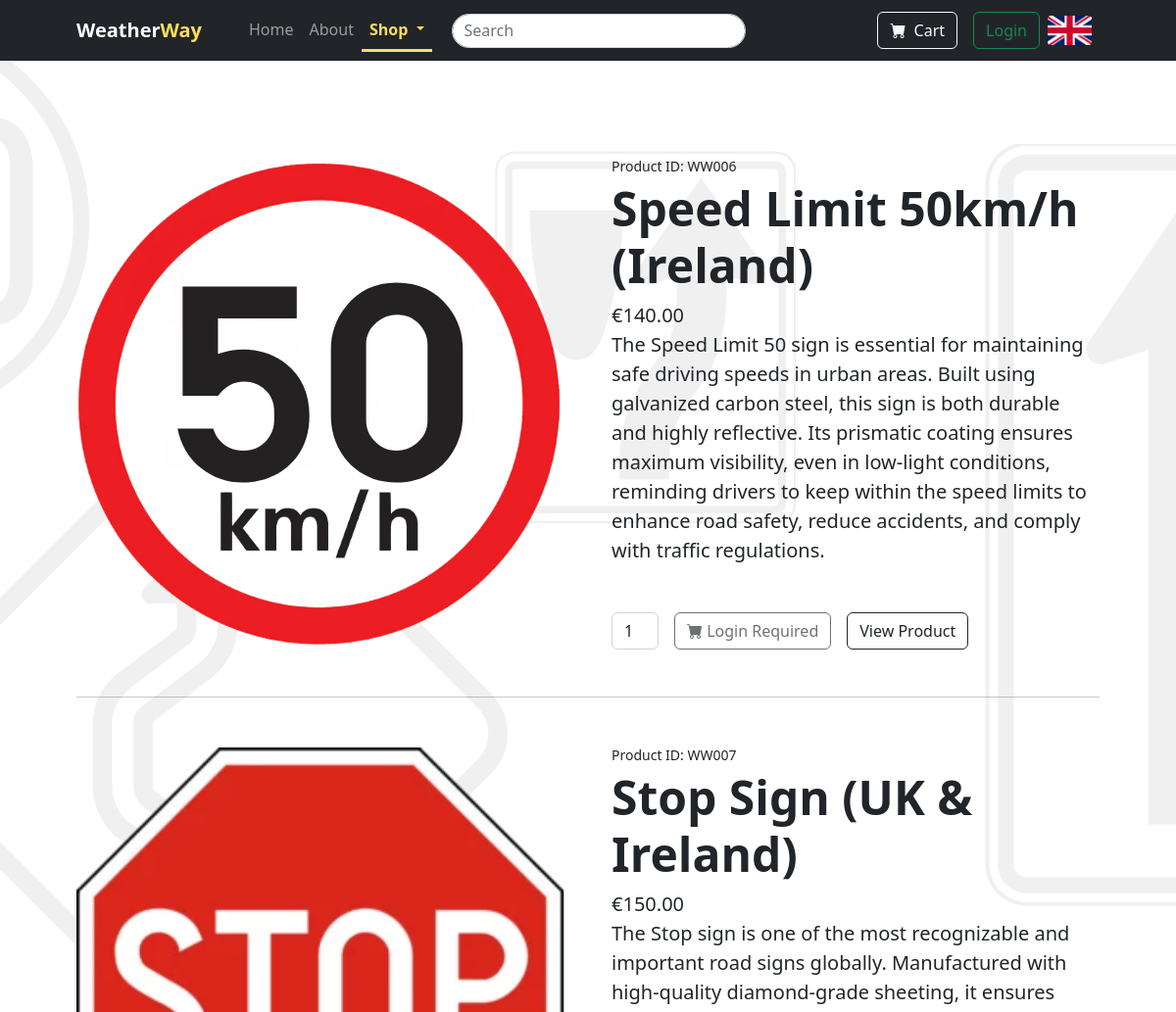
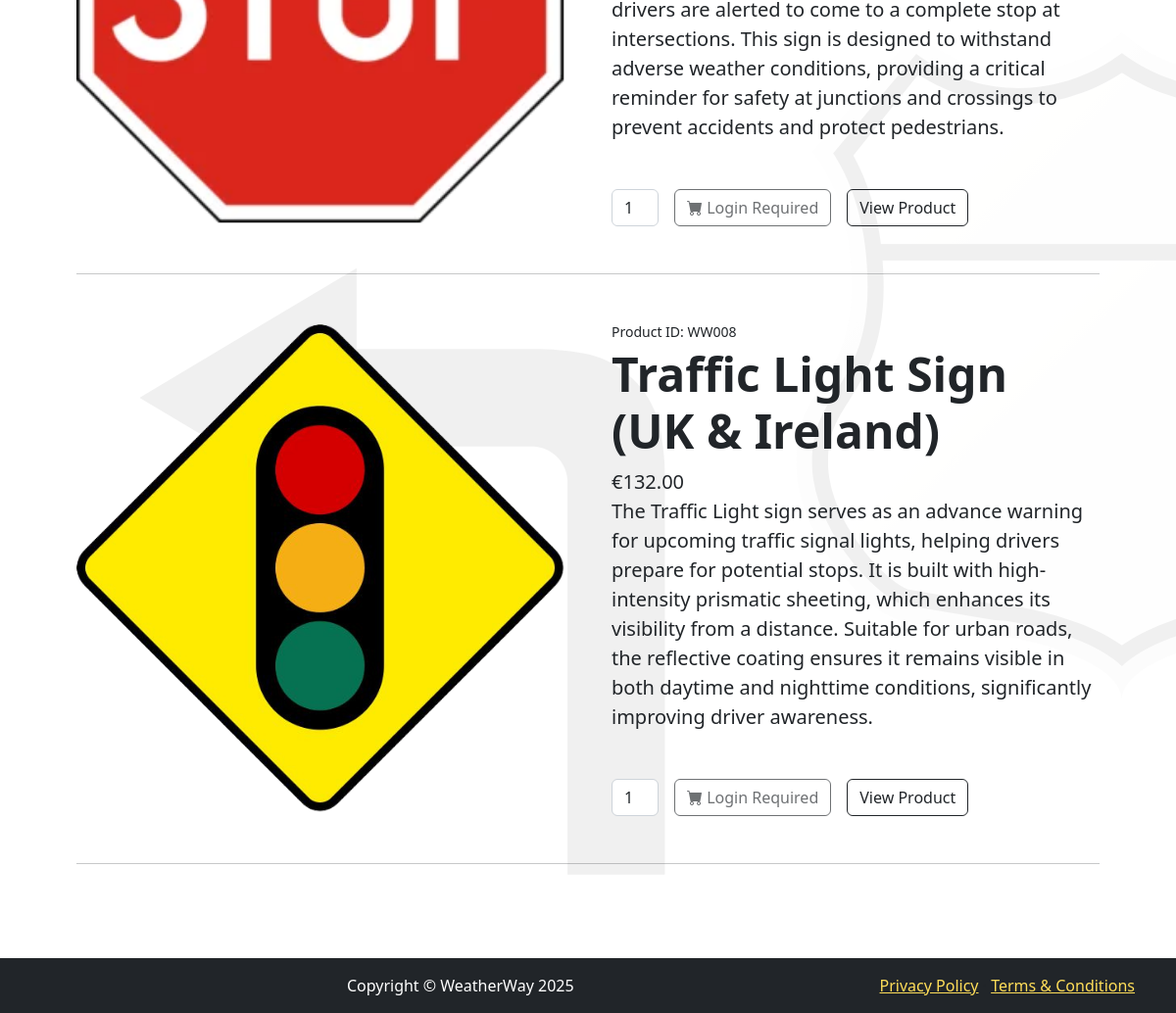
Page /featured-products on the committed database (2 pictures, top to bottom).
### model/models.py (models this page shows, shortened)
class Product(db.Model):
    id = db.Column(db.String(10), primary_key=True)
    name = db.Column(db.String(100), nullable=False)
    brand = db.Column(db.String(50), nullable=False)
    price = db.Column(db.Float(10000), nullable=False)
    coating = db.Column(db.String(50))
    materials = db.Column(db.String(100))
    embossing = db.Column(db.String(50))
    image_url = db.Column(db.String(200))
    description = db.Column(db.Text)
    country = db.Column(db.String(50), nullable=False)

### app.py (the view)
@app.route('/featured-products')
def featured_products():
    products = Product.query.all()
    featured = products[5:8]
    return render_template('featured-products.html', products=featured)

### app.py (called while the page is built)
@app.context_processor
def inject_translations():
    language = session.get("language", "en")  # Default to English
    return {"t": translations.get(language, translations["en"])}  # Provide translation dictionary

@app.before_request
def ensure_basket_exists():
    if 'basket' not in session or not isinstance(session['basket'], dict):
        session['basket'] = {}  # Ensure it's always a dictionary
    session.modified = True  # Ensure session updates

### templates/featured-products.html (shortened to what this page needs)
{% extends "base.html" %}
{% block content %}
<section class="py-5">
    {% for product in products %}
    <div class="container px-4 px-lg-5 my-5">
        <div class="row gx-4 gx-lg-5 align-items-center">
            <div class="col-md-6">
                <img class="card-img-top img-fluid" src="{{ url_for('static', filename=product.image_url) }}" alt="{{ product.name }}">
            </div>
            <div class="col-md-6">
                <div class="small mb-1">Product ID: {{ product.id }}</div>
                <h1 class="display-5 fw-bolder">{{ product.name }}</h1>
                <div class="fs-5 mb-5">
                    <span>€{{ "{:.2f}".format(product.price) }}</span>
                    <p class="lead">{{ product.description }}</p>
                </div>
                <div class="d-flex justify-content-start align-items-center mt-4 gap-3">
                    <input id="quantity-{{ product.id }}" class="form-control text-center" name="quantity" type="number" value="1" min="1" style="max-width: 3rem" />
                            {% if current_user.is_authenticated %}
                                <button class="btn btn-outline-dark flex-shrink-0" type="button" onclick="addToCart('{{ product.id }}')">
                                    <i class="bi-cart-fill"></i> Add to Cart
                                </button>
                            {% else %}
                                <button class="btn btn-outline-dark flex-shrink-0" disabled>
                                    <i class="bi-cart-fill"></i> Login Required
                                </button>
                            {% endif %}
                    <a href="/product-details/{{ product.id }}" class="btn btn-outline-dark flex-shrink-0">
                        View Product
                    </a>
                </div>
            </div>
        </div>
        <hr class="my-5">
    </div>
    {% endfor %}
</section>
{% endblock %}

### rows in the picture
Product: image_url (picture), id "WW006", name "Speed Limit 50km/h (Ireland)", price "140.00", description "The Speed Limit 50 sign is essential for maintaining safe driving speeds in urban areas. Built using galvanized carbon steel, this sign is both durable and highly reflective. Its prismatic coating ensures maximum visibility, even in low-light conditions, reminding drivers to keep within the speed limits to enhance road safety, reduce accidents, and comply with traffic regulations."
Product: image_url (picture), id "WW007", name "Stop Sign (UK & Ireland)", price "150.00", description "The Stop sign is one of the most recognizable and important road signs globally. Manufactured with high-quality diamond-grade sheeting, it ensures drivers are alerted to come to a complete stop at intersections. This sign is designed to withstand adverse weather conditions, providing a critical reminder for safety at junctions and crossings to prevent accidents and protect pedestrians."
Product: image_url (picture), id "WW008", name "Traffic Light Sign (UK & Ireland)", price "132.00", description "The Traffic Light sign serves as an advance warning for upcoming traffic signal lights, helping drivers prepare for potential stops. It is built with high-intensity prismatic sheeting, which enhances its visibility from a distance. Suitable for urban roads, the reflective coating ensures it remains visible in both daytime and nighttime conditions, significantly improving driver awareness."

### other values in the picture
{{ t["home"] }} "Home"
{{ t["about"] }} "About"
{{ t["shop"] }} "Shop"
{{ t["cart"] }} "Cart"
{{ t["sign_in"] }} "Login"
